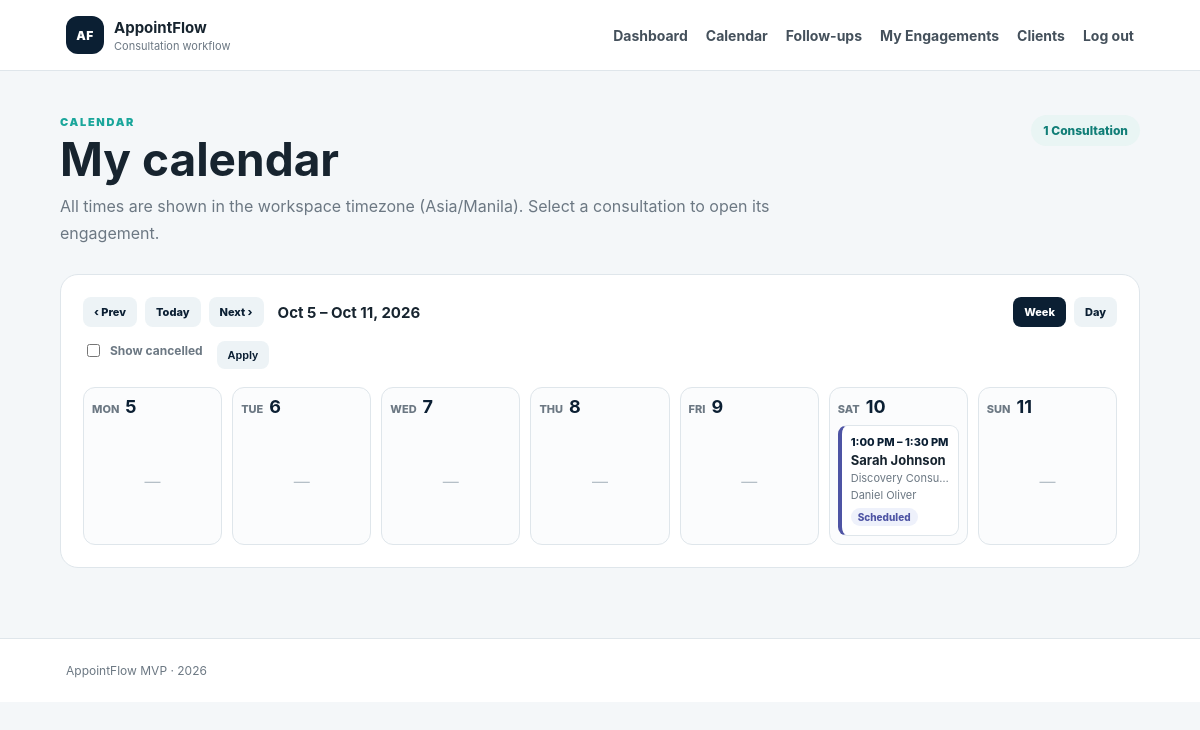
The app's page /public/calendar.php?view=week&date=2026-10-05 (signed in) with its own data.
### tables this page shows
CREATE TABLE `users` (
  `id` bigint(20) UNSIGNED NOT NULL,
  `workspace_id` bigint(20) UNSIGNED NOT NULL,
  `first_name` varchar(100) NOT NULL,
  `last_name` varchar(100) NOT NULL,
  `email` varchar(255) NOT NULL,
  `password_hash` varchar(255) NOT NULL,
  `role` enum('owner','consultant') NOT NULL,
  `status` enum('active','inactive') NOT NULL DEFAULT 'active',
  `last_login_at` datetime DEFAULT NULL,
  `created_at` datetime NOT NULL DEFAULT current_timestamp(),
  `updated_at` datetime NOT NULL DEFAULT current_timestamp() ON UPDATE current_timestamp()
);

CREATE TABLE `appointments` (
  `id` bigint(20) UNSIGNED NOT NULL,
  `engagement_id` bigint(20) UNSIGNED NOT NULL,
  `assigned_user_id` bigint(20) UNSIGNED NOT NULL,
  `starts_at` datetime NOT NULL,
  `ends_at` datetime NOT NULL,
  `status` enum('scheduled','cancelled','completed','no_show') NOT NULL DEFAULT 'scheduled',
  `client_token_hash` varchar(255) NOT NULL,
  `client_token_expires_at` datetime DEFAULT NULL,
  `confirmation_sent_at` datetime DEFAULT NULL,
  `reminder_sent_at` datetime DEFAULT NULL,
  `cancelled_at` datetime DEFAULT NULL,
  `cancellation_reason` text DEFAULT NULL,
  `completed_at` datetime DEFAULT NULL,
  `created_at` datetime NOT NULL DEFAULT current_timestamp(),
  `updated_at` datetime NOT NULL DEFAULT current_timestamp() ON UPDATE current_timestamp()
);

CREATE TABLE `clients` (
  `id` bigint(20) UNSIGNED NOT NULL,
  `workspace_id` bigint(20) UNSIGNED NOT NULL,
  `first_name` varchar(100) NOT NULL,
  `last_name` varchar(100) NOT NULL,
  `email` varchar(255) NOT NULL,
  `phone` varchar(50) DEFAULT NULL,
  `company_name` varchar(150) DEFAULT NULL,
  `notes` text DEFAULT NULL,
  `created_at` datetime NOT NULL DEFAULT current_timestamp(),
  `updated_at` datetime NOT NULL DEFAULT current_timestamp() ON UPDATE current_timestamp()
);

CREATE TABLE `services` (
  `id` bigint(20) UNSIGNED NOT NULL,
  `workspace_id` bigint(20) UNSIGNED NOT NULL,
  `name` varchar(150) NOT NULL,
  `description` text DEFAULT NULL,
  `duration_minutes` int(10) UNSIGNED NOT NULL,
  `buffer_before_minutes` int(10) UNSIGNED NOT NULL DEFAULT 0,
  `buffer_after_minutes` int(10) UNSIGNED NOT NULL DEFAULT 0,
  `active` tinyint(1) NOT NULL DEFAULT 1,
  `created_at` datetime NOT NULL DEFAULT current_timestamp(),
  `updated_at` datetime NOT NULL DEFAULT current_timestamp() ON UPDATE current_timestamp()
);

### app/auth.php (called while the page is built, shortened)
<?php
require_once __DIR__ . '/security.php';
function currentUser(PDO $pdo): ?array
{
    $userId = (int)($_SESSION['user_id'] ?? 0);
    $stmt = $pdo->prepare(
        'SELECT u.id, u.workspace_id, u.first_name, u.last_name, u.email, u.role, u.status,
                w.name AS workspace_name, w.timezone AS workspace_timezone
         FROM users u
         INNER JOIN workspaces w ON w.id = u.workspace_id
         WHERE u.id = ?
           AND u.status = \'active\'
           AND w.status = \'active\'
         LIMIT 1'
    );
    $stmt->execute([$userId]);
    $user = $stmt->fetch();
    return $user;
}
function requireLogin(PDO $pdo): array
{
    $user = currentUser($pdo);
    return $user;
}

### app/security.php (called while the page is built, shortened)
<?php
function h(mixed $value): string
{
    return htmlspecialchars((string)$value, ENT_QUOTES | ENT_SUBSTITUTE, 'UTF-8');
}

### app/config.php (called while the page is built, shortened)
<?php
function workspaceTimezone(string $timezone): DateTimeZone
{
    try {
        return new DateTimeZone($timezone);
    } catch (Throwable) {
        return new DateTimeZone(APP_TIMEZONE_DEFAULT);
    }
}
function appUrl(string $path = ''): string
{
    $base = rtrim(APP_BASE_PATH, '/');
    $path = '/' . ltrim($path, '/');
    return $base . $path;
}

### app/services/OperationsService.php (called while the page is built, shortened)
<?php
final class OperationsService
{
    public function getAppointmentsBetween(
        int $workspaceId,
        ?int $assignedUserId,
        string $fromLocal,
        string $toLocal,
        bool $includeCancelled = false
    ): array {
        $statuses = ['scheduled', 'completed', 'no_show'];
        return $this->appointments($workspaceId, $assignedUserId, $fromLocal, $toLocal, $statuses, null);
    }
    public static function viewRange(string $view, DateTimeImmutable $date): array
    {
        $day = $date->setTime(0, 0, 0);
        $offset = (int)$day->format('N') - 1;
        $start = $day->modify('-' . $offset . ' days');
        return [$start, $start->modify('+7 days')];
    }
    private function appointments(
        int $workspaceId,
        ?int $assignedUserId,
        string $fromLocal,
        ?string $toLocal,
        array $statuses,
        ?int $limit
    ): array {
        [$scopeSql, $scopeParams] = $this->scope($assignedUserId);
        $statusMarks = implode(',', array_fill(0, count($statuses), '?'));
        $sql =
            "SELECT a.id AS appointment_id, a.engagement_id, a.status, a.starts_at, a.ends_at,
                    e.title AS engagement_title, c.first_name AS client_first, c.last_name AS client_last,
                    s.name AS service_name,
                    u.first_name AS consultant_first, u.last_name AS consultant_last
             FROM appointments a
             INNER JOIN engagements e ON e.id = a.engagement_id
             INNER JOIN clients c ON c.id = e.client_id
             LEFT JOIN services s ON s.id = e.service_id
             LEFT JOIN users u ON u.id = a.assigned_user_id
             WHERE e.workspace_id = ? AND a.status IN ({$statusMarks}) AND a.starts_at >= ?{$scopeSql}";
        $params = [$workspaceId, ...$statuses, $fromLocal, ...$scopeParams];
        if ($toLocal !== null) {
            $sql .= ' AND a.starts_at < ?';
            $params[] = $toLocal;
        }
        $sql .= ' ORDER BY a.starts_at ASC, a.id ASC';
        $stmt = $this->pdo->prepare($sql);
        $stmt->execute($params);
        return $stmt->fetchAll();
    }
    private function scope(?int $assignedUserId): array
    {
        return $assignedUserId === null ? ['', []] : [' AND e.assigned_user_id = ?', [$assignedUserId]];
    }
}

### app/helpers.php (called while the page is built, shortened)
<?php
require_once __DIR__ . '/config.php';
require_once __DIR__ . '/security.php';
function formatLocalDateTime(?string $value, DateTimeZone $timezone, string $format = 'M j, Y g:i A'): string
{
    try {
        return (new DateTimeImmutable($value, $timezone))->format($format);
    } catch (Throwable) {
        return '—';
    }
}
function personName(?string $first, ?string $last, string $fallback = '—'): string
{
    $name = trim((string)$first . ' ' . (string)$last);
    return $name !== '' ? $name : $fallback;
}
function engagementUrl(int $engagementId, string $section = ''): string
{
    return appUrl('public/engagement.php?id=' . $engagementId) . ($section !== '' ? '#' . $section : '');
}

### public/calendar.php (the view, shortened to what this page needs)
<?php
require_once __DIR__ . '/../app/config.php';
require_once __DIR__ . '/../app/database.php';
require_once __DIR__ . '/../app/security.php';
require_once __DIR__ . '/../app/auth.php';
require_once __DIR__ . '/../app/helpers.php';
require_once __DIR__ . '/../app/services/OperationsService.php';
$pdo = db();
$currentUser = requireLogin($pdo);
$workspaceId = (int)$currentUser['workspace_id'];
$userId = (int)$currentUser['id'];
$isOwner = $currentUser['role'] === 'owner';
$timezone = workspaceTimezone((string)$currentUser['workspace_timezone']);
$view = ($_GET['view'] ?? 'week') === 'day' ? 'day' : 'week';
$today = new DateTimeImmutable('today', $timezone);
$anchor = $today;
$dateParam = trim((string)($_GET['date'] ?? ''));
if ($dateParam !== '') {
    $parsed = DateTimeImmutable::createFromFormat('!Y-m-d', $dateParam, $timezone);
    $errors = DateTimeImmutable::getLastErrors();
    if ($parsed !== false && ($errors === false || ($errors['warning_count'] === 0 && $errors['error_count'] === 0))) {
        $anchor = $parsed;
    }
}
$showCancelled = ($_GET['cancelled'] ?? '') === '1';
$filterConsultantId = null;
$scopeUserId = $isOwner ? $filterConsultantId : $userId;
[$rangeStart, $rangeEnd] = OperationsService::viewRange($view, $anchor);
$ops = new OperationsService($pdo);
$appointments = $ops->getAppointmentsBetween(
    $workspaceId,
    $scopeUserId,
    $rangeStart->format('Y-m-d H:i:s'),
    $rangeEnd->format('Y-m-d H:i:s'),
    $showCancelled
);
$byDay = [];
foreach ($appointments as $appt) {
    $byDay[substr((string)$appt['starts_at'], 0, 10)][] = $appt;
}
$calendarUrl = static function (array $overrides = []) use ($view, $anchor, $filterConsultantId, $showCancelled, $isOwner): string {
    $params = array_merge([
        'view' => $view,
        'date' => $anchor->format('Y-m-d'),
        'consultant' => $isOwner && $filterConsultantId ? (string)$filterConsultantId : null,
        'cancelled' => $showCancelled ? '1' : null,
    ], $overrides);
    return appUrl('public/calendar.php') . '?' . http_build_query(array_filter($params, static fn ($v) => $v !== null && $v !== ''));
};
$step = $view === 'day' ? '1 day' : '7 days';
$prevUrl = $calendarUrl(['date' => $anchor->modify('-' . $step)->format('Y-m-d')]);
$nextUrl = $calendarUrl(['date' => $anchor->modify('+' . $step)->format('Y-m-d')]);
$todayUrl = $calendarUrl(['date' => $today->format('Y-m-d')]);
$lastDay = $rangeEnd->modify('-1 day');
if ($view === 'day') {
    $rangeLabel = $rangeStart->format('l, F j, Y');
} elseif ($rangeStart->format('Y') === $lastDay->format('Y')) {
    $rangeLabel = $rangeStart->format('M j') . ' – ' . $lastDay->format('M j, Y');
} else {
    $rangeLabel = $rangeStart->format('M j, Y') . ' – ' . $lastDay->format('M j, Y');
}
$days = [];
for ($d = $rangeStart; $d < $rangeEnd; $d = $d->modify('+1 day')) {
    $days[] = $d;
}
$statusLabels = ['scheduled' => 'Scheduled', 'completed' => 'Completed', 'no_show' => 'No-show', 'cancelled' => 'Cancelled'];
$renderEvent = static function (array $appt) use ($timezone, $statusLabels): void {
    $status = (string)$appt['status'];
    ?>
    <a class="cal-event cal-<?= h($status) ?>" href="<?= h(engagementUrl((int)$appt['engagement_id'], 'appointment')) ?>">
        <span class="cal-time"><?= h(formatLocalDateTime($appt['starts_at'], $timezone, 'g:i A')) ?> – <?= h(formatLocalDateTime($appt['ends_at'], $timezone, 'g:i A')) ?></span>
        <strong><?= h(personName($appt['client_first'], $appt['client_last'])) ?></strong>
        <span class="cal-meta"><?= h($appt['service_name'] ?: $appt['engagement_title']) ?></span>
        <span class="cal-meta"><?= h(personName($appt['consultant_first'], $appt['consultant_last'], 'Unassigned')) ?></span>
        <span class="status-badge cal-badge-<?= h($status) ?>"><?= h($statusLabels[$status] ?? $status) ?></span>
    </a>
    <?php
};
require __DIR__ . '/../app/views/layouts/header.php';
?>
<section class="page-heading">
    <div>
        <p class="eyebrow">CALENDAR</p>
        <h1><?= h($isOwner ? 'Consultation calendar' : 'My calendar') ?></h1>
        <p>All times are shown in the workspace timezone (<?= h($timezone->getName()) ?>). Select a consultation to open its engagement.</p>
    </div>
    <span class="role-pill"><?= count($appointments) ?> consultation<?= count($appointments) === 1 ? '' : 's' ?></span>
</section>
<section class="content-card">
    <div class="cal-toolbar">
        <div class="action-group">
            <a class="button secondary small" href="<?= h($prevUrl) ?>" aria-label="Previous <?= h($view) ?>">‹ Prev</a>
            <a class="button secondary small" href="<?= h($todayUrl) ?>">Today</a>
            <a class="button secondary small" href="<?= h($nextUrl) ?>" aria-label="Next <?= h($view) ?>">Next ›</a>
            <strong class="cal-range"><?= h($rangeLabel) ?></strong>
        </div>
        <div class="action-group">
            <a class="button small <?= $view === 'week' ? '' : 'secondary' ?>" href="<?= h($calendarUrl(['view' => 'week'])) ?>">Week</a>
            <a class="button small <?= $view === 'day' ? '' : 'secondary' ?>" href="<?= h($calendarUrl(['view' => 'day'])) ?>">Day</a>
        </div>
    </div>
    <form method="get" class="cal-filters">
        <label class="cal-check"><input type="checkbox" name="cancelled" value="1" <?= $showCancelled ? 'checked' : '' ?>> Show cancelled</label>
        <button class="button secondary small" type="submit">Apply</button>
    </form>
    <?php if ($view === 'week'): ?>
        <div class="cal-week">
            <?php foreach ($days as $day): $key = $day->format('Y-m-d'); $isToday = $key === $today->format('Y-m-d'); ?>
                <div class="cal-day<?= $isToday ? ' cal-today' : '' ?>">
                    <a class="cal-day-head" href="<?= h($calendarUrl(['view' => 'day', 'date' => $key])) ?>">
                        <span><?= h($day->format('D')) ?></span><strong><?= h($day->format('j')) ?></strong>
                    </a>
                    <?php if (empty($byDay[$key])): ?>
                        <p class="cal-empty">—</p>
                    <?php else: foreach ($byDay[$key] as $appt) { $renderEvent($appt); } endif; ?>
                </div>
            <?php endforeach; ?>
        </div>
    <?php endif; ?>
</section>
<?php require __DIR__ . '/../app/views/layouts/footer.php'; ?>

### assets/css/app.css (style rules this page uses)
* { box-sizing:border-box }
:root { --navy:#0b1f33;--teal:#1aa69b;--ink:#17242f;--muted:#6c7883;--line:#dfe6eb;--paper:#ffffff;--bg:#f4f7f9;--gold:#e8c84a;--danger:#a13f3f }
body { margin:0;font-family:Inter,system-ui,-apple-system,BlinkMacSystemFont,"Segoe UI",sans-serif;background:var(--bg);color:var(--ink) }
a { color:inherit }
.page-heading { display:flex;justify-content:space-between;align-items:flex-start;gap:24px;margin-bottom:28px }
.page-heading h1 { font-size:clamp(30px,4vw,46px);line-height:1.05;margin:6px 0 10px }
.page-heading p:not(.eyebrow) { margin:0;color:var(--muted);max-width:760px;line-height:1.65 }
.eyebrow { margin:0;color:var(--teal);font-size:11px;font-weight:900;letter-spacing:1.7px }
.button { display:inline-flex;align-items:center;justify-content:center;padding:12px 18px;border:0;border-radius:10px;background:var(--navy);color:#fff;text-decoration:none;font-weight:800;cursor:pointer }
.button.secondary { background:#edf3f6;color:var(--navy) }
.role-pill { padding:8px 12px;border-radius:999px;background:#e9f5f4;color:#117e77;font-size:12px;font-weight:800;text-transform:capitalize }
.metric-card,.content-card,.feature,.hero-card { background:#fff;border:1px solid var(--line);border-radius:18px }
.content-card { padding:22px }
.status-badge { display:inline-flex;padding:5px 9px;border-radius:999px;font-size:11px;font-weight:800;text-transform:capitalize }
label { display:grid;gap:7px;font-size:13px;font-weight:800 }
input { width:100%;padding:12px 13px;border:1px solid #cbd6dd;border-radius:10px;background:#fff;font:inherit;color:var(--ink) }
.button.small { padding:8px 11px;border-radius:8px;font-size:11px }
.action-group { display:flex;align-items:center;gap:8px;flex-wrap:wrap }
.cal-toolbar { display:flex;justify-content:space-between;align-items:center;gap:14px;flex-wrap:wrap;margin-bottom:14px }
.cal-range { margin-left:6px;font-size:15px }
.cal-filters { display:flex;align-items:end;gap:14px;flex-wrap:wrap;margin:0 0 18px }
.cal-filters label { display:grid;gap:5px;font-size:12px;font-weight:700;color:var(--muted) }
.cal-filters .cal-check { display:flex;align-items:center;gap:7px;padding-bottom:9px;white-space:nowrap }
.cal-week { display:grid;grid-template-columns:repeat(7,minmax(0,1fr));gap:10px }
.cal-day { display:flex;flex-direction:column;gap:8px;min-height:140px;padding:8px;border:1px solid var(--line);border-radius:12px;background:#fbfcfd }
.cal-day-head { display:flex;align-items:baseline;gap:6px;text-decoration:none;color:var(--muted);font-size:11px;font-weight:800;text-transform:uppercase }
.cal-day-head strong { font-size:18px;color:var(--navy) }
.cal-empty { margin:auto;color:#b5bfc7 }
.cal-event { display:grid;gap:3px;padding:9px;border:1px solid var(--line);border-left:4px solid #4e54a4;border-radius:9px;background:#fff;text-decoration:none;color:inherit;font-size:12px }
.cal-event strong { font-size:13px }
.cal-time { font-weight:800;color:var(--navy);font-size:11px }
.cal-meta { color:var(--muted);font-size:11px;overflow:hidden;text-overflow:ellipsis;white-space:nowrap }
.cal-badge-scheduled { background:#eef1fb;color:#4e54a4 }
.cal-event .status-badge { justify-self:start;margin-top:3px;padding:3px 7px;font-size:10px }

### records on screen
users: workspace+role "My calendar"
appointments: starts_at "1:00 PM", ends_at "1:30 PM", clients.first_name+last_name "Sarah Johnson", services.name "Discovery Cons…", assigned_user.last_name "Daniel Oliver", status "Scheduled"

### other values on screen
$timezone->getName() "Asia/Manila"
count($appointments) "1"
$rangeLabel "Oct 5 – Oct 11, 2026"
$day->format('D') "MON"
$day->format('j') "5"
$day->format('D') "TUE"
$day->format('j') "6"
$day->format('D') "WED"
$day->format('j') "7"
$day->format('D') "THU"
$day->format('j') "8"
$day->format('D') "FRI"
$day->format('j') "9"
$day->format('D') "SAT"
$day->format('j') "10"
